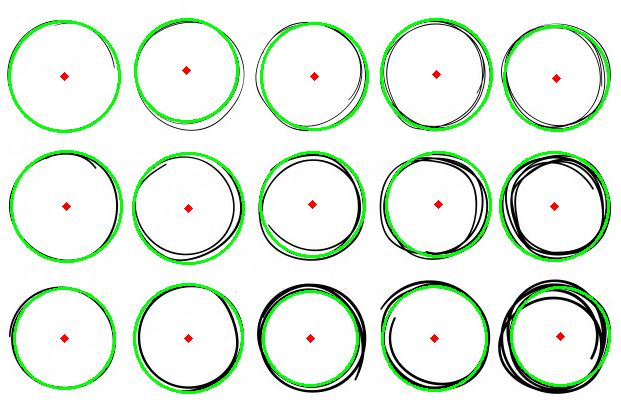
#> input picture code/img/easy.png, 621 x 410 px
$ python main.py -path img/easy.png
#> lines starting #> are read from the running program, lines starting #| are printed output that depends on the picture; after the words box and inside, x2 and y2 are one past the last pixel; in counts of white or black regions, pixels touching at a corner belong together
import numpy as np
import cv2 as cv
import imutils
import argparse

def callback(x):
    circles = cv.HoughCircles(gimg,cv.HOUGH_GRADIENT,1,dp,param2=param2, maxRadius=200)
    print(circles)
    try:
        circles = np.uint16(np.around(circles))
        for i in circles[0,:]:
            # draw the outer circle
            cv.circle(imgn,(i[0],i[1]),i[2],(0,255,0),2)
            # draw the center of the circle
            cv.circle(imgn,(i[0],i[1]),2,(0,0,255),3)
    except:
        print("nenhum circulo encontrado")
        pass
    cv.imshow('image',imgn)
    cv.waitKey(30)

parser = argparse.ArgumentParser(description = 'Detector de círculos')

parser.add_argument('-path', action='store', dest = 'path', default='',
                    help='path to the source image')

arguments = parser.parse_args()


cv.namedWindow('image')
# create trackbars for color change
cv.createTrackbar('param2','image',200,255,callback)
cv.createTrackbar('dp','image',300,500,callback)


WIDTH = 1000
img = cv.imread(arguments.path)
#> img is the input picture: shape (410, 621, 3); mean B, G, R 224.6, 238.3, 225.1
imgo = imutils.resize(img, width=WIDTH)
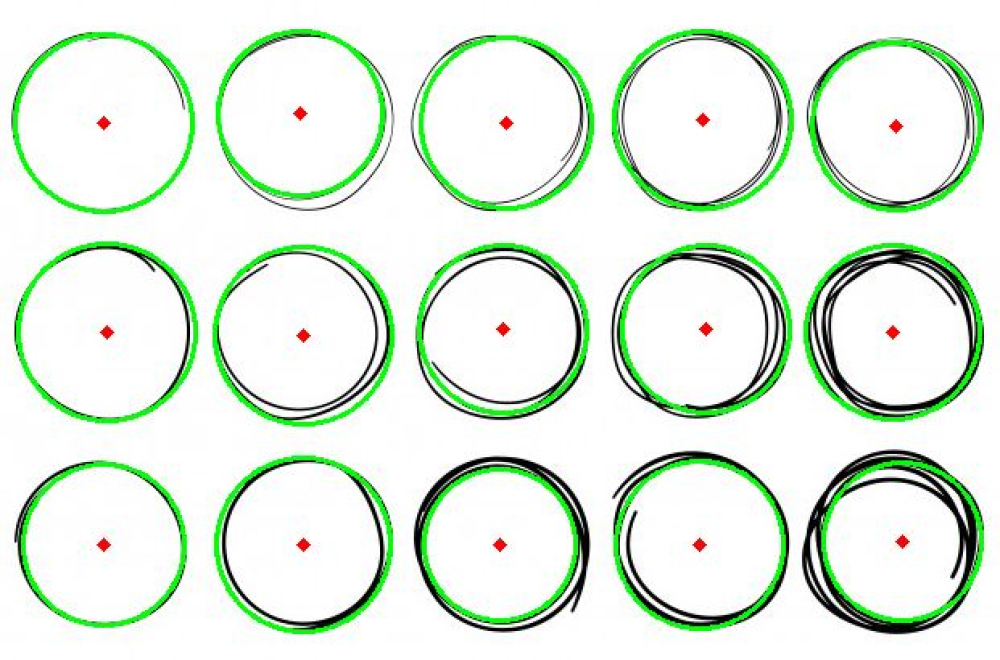
#> imgo: shape (660, 1000, 3); mean B, G, R 224.6, 238.2, 225
gimg = cv.cvtColor(imgo, cv.COLOR_BGRA2GRAY)
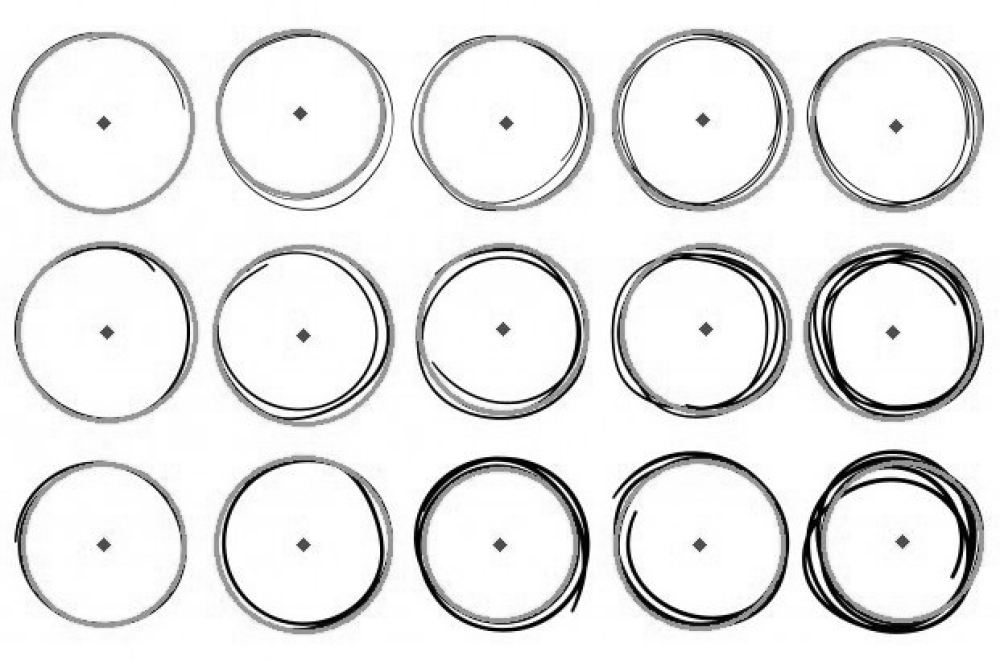
#> gimg: shape (660, 1000); min 0, max 255, mean 232.7
gimg = cv.Canny(gimg,100,200)
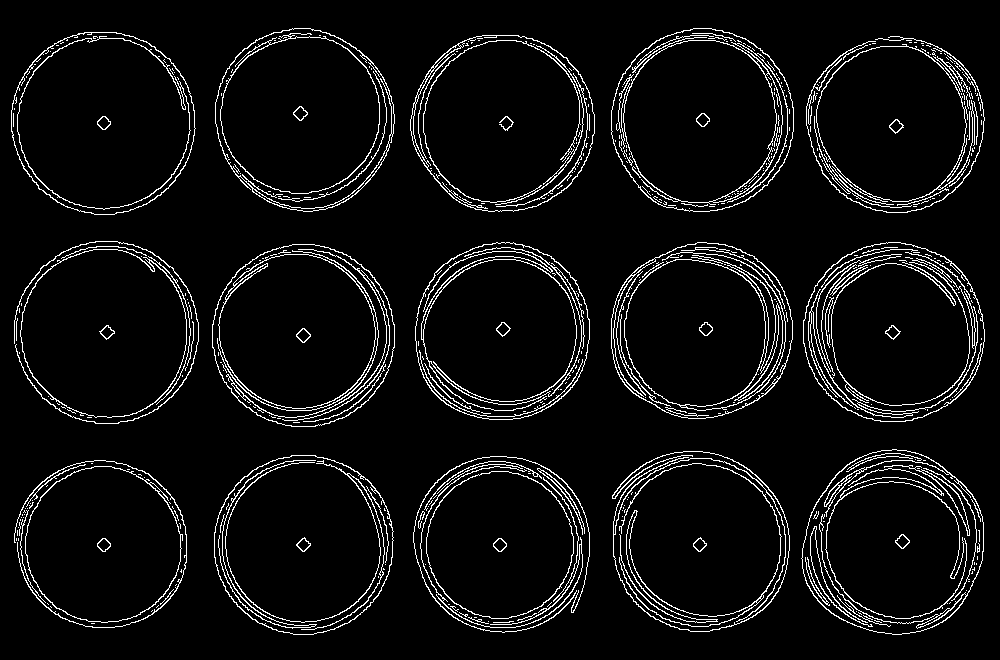
#> gimg: shape (660, 1000); 5.8% white in thin lines or dots, all inside (x1, y1, x2, y2) = (11, 28, 985, 635)
while (True):
    imgn = imgo.copy()
    param2 = cv.getTrackbarPos('param2','image')
    dp = cv.getTrackbarPos('dp','image')
    cv.waitKey(300)

cv2.destroyAllWindows()
